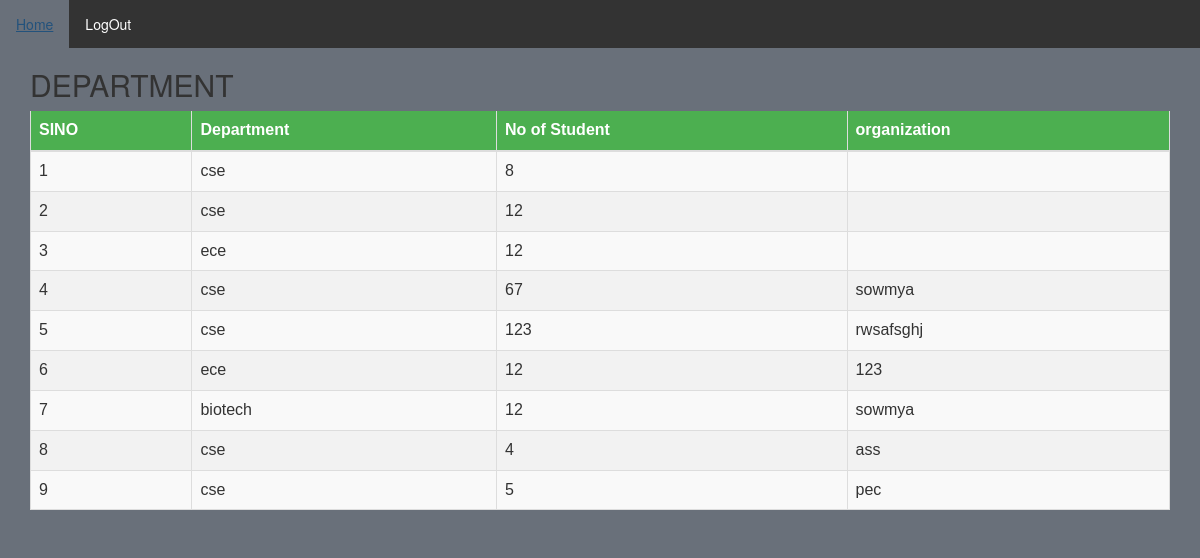
The app's page /inplantview.php with its own data.
### tables this page shows
CREATE TABLE `inplant` (
  `i id` int(123) NOT NULL,
  `dept` varchar(100) NOT NULL,
  `no. of students` int(100) NOT NULL,
  `oraganization` varchar(123) NOT NULL,
  `date` varchar(30) NOT NULL
);

### inplantview.php (the view, shortened to what this page needs)
<html lang="en">
<head>
  <link rel="stylesheet" href="https://maxcdn.bootstrapcdn.com/bootstrap/3.3.7/css/bootstrap.min.css">
 </head>
 <body>
<ul>
<li><a href="AllViewedit.html">Home</a></li>
<li><a href="logout.php">LogOut</a></li>
</ul>
<div class="container">
  <h2>DEPARTMENT</h2>
  <table class="table table-striped">
    <thead>
      <tr>
        <th>SINO</th>
	<th>Department</th>
	<th>No of Student</th>
        <th>organization</th>
      </tr>
    </thead>
    <tbody>
      <tr>
<?php
 include 'db1.php';
$r=mysqli_query($c,"select * from inplant");
$i=0;
while ($row=mysqli_fetch_row($r))
{
echo "<td>".++$i."</td>";
echo "<td>".$row[1]."</td>";
echo "<td>".$row[2]." </td>";
echo "<td>".$row[3]." </td>";
echo  "</tr>";
}
?>
    </tbody>
  </table>
</div>
</body>
</html>

### inplantview.php (style rules this page uses)
body { background: #69707a; }
ul { list-style-type: none; margin: 0; padding: 0; overflow: hidden; background-color: #333; }
li { float: left; }
li a { display: inline-block; color: white; text-align: center; padding: 14px 16px; text-decoration: none; }
table { font-family: "Trebuchet MS", Arial, Helvetica, sans-serif; border-collapse: collapse; width: 100%; }
td,th { border: 1px solid #ddd; padding: 8px; }
tr { background-color: #f2f2f2; }
th { padding-top: 12px; padding-bottom: 12px; text-align: left; background-color: #4CAF50; color: white; }

### records on screen
inplant: dept "cse", value "8"
inplant: dept "cse", value "12"
inplant: dept "ece", value "12"
inplant: dept "cse", value "67", oraganization "sowmya"
inplant: dept "cse", value "123", oraganization "rwsafsghj"
inplant: dept "ece", value "12", oraganization "123"
inplant: dept "biotech", value "12", oraganization "sowmya"
inplant: dept "cse", value "4", oraganization "ass"
inplant: dept "cse", value "5", oraganization "pec"
